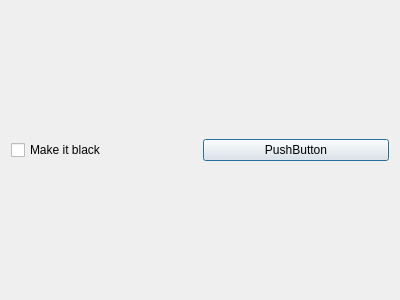
<?xml version="1.0" encoding="UTF-8"?>
<ui version="4.0">
 <class>checkBox</class>
 <widget class="QDialog" name="checkBox">
  <property name="geometry">
   <rect>
    <x>0</x>
    <y>0</y>
    <width>400</width>
    <height>300</height>
   </rect>
  </property>
  <property name="windowTitle">
   <string>checkBox</string>
  </property>
  <layout class="QVBoxLayout" name="verticalLayout">
   <item>
    <layout class="QHBoxLayout" name="horizontalLayout">
     <item>
      <widget class="QCheckBox" name="checkBox_2">
       <property name="text">
        <string>Make it black</string>
       </property>
      </widget>
     </item>
     <item>
      <widget class="QPushButton" name="pushButton">
       <property name="text">
        <string>PushButton</string>
       </property>
      </widget>
     </item>
    </layout>
   </item>
  </layout>
 </widget>
 <layoutdefault spacing="6" margin="11"/>
 <resources/>
 <connections/>
</ui>
